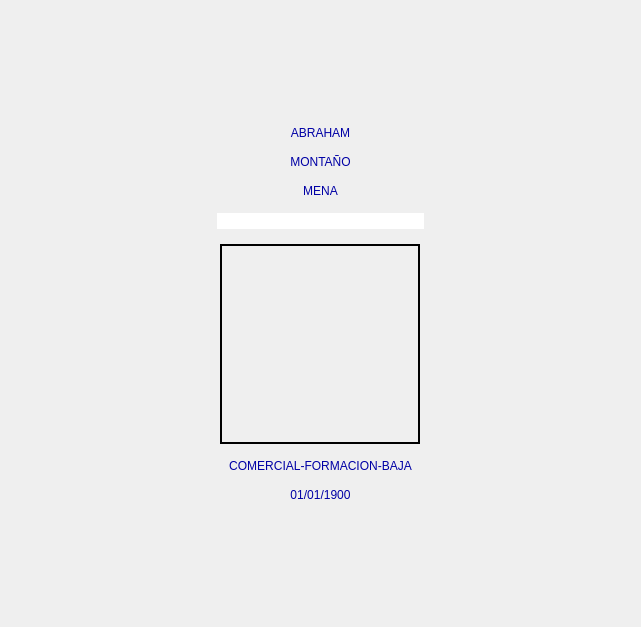
<?xml version="1.0" encoding="UTF-8"?>
<ui version="4.0">
 <class>frmControl</class>
 <widget class="QWidget" name="frmControl">
  <property name="geometry">
   <rect>
    <x>0</x>
    <y>0</y>
    <width>641</width>
    <height>627</height>
   </rect>
  </property>
  <property name="windowTitle">
   <string>Form</string>
  </property>
  <layout class="QGridLayout" name="gridLayout">
   <item row="0" column="0">
    <layout class="QHBoxLayout" name="horizontalLayout">
     <item>
      <spacer name="horizontalSpacer">
       <property name="orientation">
        <enum>Qt::Horizontal</enum>
       </property>
       <property name="sizeHint" stdset="0">
        <size>
         <width>40</width>
         <height>20</height>
        </size>
       </property>
      </spacer>
     </item>
     <item>
      <layout class="QVBoxLayout" name="verticalLayout" stretch="0,0,0,0,0,0,0,0,0">
       <property name="spacing">
        <number>15</number>
       </property>
       <item>
        <spacer name="verticalSpacer">
         <property name="orientation">
          <enum>Qt::Vertical</enum>
         </property>
         <property name="sizeHint" stdset="0">
          <size>
           <width>20</width>
           <height>40</height>
          </size>
         </property>
        </spacer>
       </item>
       <item>
        <widget class="QLabel" name="lblNombres">
         <property name="styleSheet">
          <string notr="true">font: 87 24pt &quot;Arial Black&quot;;
color: rgb(0, 0, 165);</string>
         </property>
         <property name="text">
          <string>ABRAHAM</string>
         </property>
         <property name="alignment">
          <set>Qt::AlignCenter</set>
         </property>
        </widget>
       </item>
       <item>
        <widget class="QLabel" name="lblApPaterno">
         <property name="styleSheet">
          <string notr="true">font: 87 24pt &quot;Arial Black&quot;;
color: rgb(0, 0, 165);</string>
         </property>
         <property name="text">
          <string>MONTAÑO</string>
         </property>
         <property name="alignment">
          <set>Qt::AlignCenter</set>
         </property>
        </widget>
       </item>
       <item>
        <widget class="QLabel" name="lblApMaterno">
         <property name="styleSheet">
          <string notr="true">font: 87 24pt &quot;Arial Black&quot;;
color: rgb(0, 0, 165);</string>
         </property>
         <property name="text">
          <string>MENA</string>
         </property>
         <property name="alignment">
          <set>Qt::AlignCenter</set>
         </property>
        </widget>
       </item>
       <item>
        <widget class="QLineEdit" name="txtDNI">
         <property name="styleSheet">
          <string notr="true">font: 87 24pt &quot;Arial Black&quot;;
color: rgb(63, 127, 190);</string>
         </property>
         <property name="inputMethodHints">
          <set>Qt::ImhNone</set>
         </property>
         <property name="inputMask">
          <string/>
         </property>
         <property name="maxLength">
          <number>32767</number>
         </property>
         <property name="frame">
          <bool>false</bool>
         </property>
         <property name="alignment">
          <set>Qt::AlignCenter</set>
         </property>
         <property name="cursorMoveStyle">
          <enum>Qt::LogicalMoveStyle</enum>
         </property>
         <property name="clearButtonEnabled">
          <bool>false</bool>
         </property>
        </widget>
       </item>
       <item>
        <layout class="QHBoxLayout" name="horizontalLayout_2">
         <item>
          <widget class="QLabel" name="lblFoto">
           <property name="sizePolicy">
            <sizepolicy hsizetype="Fixed" vsizetype="Fixed">
             <horstretch>0</horstretch>
             <verstretch>0</verstretch>
            </sizepolicy>
           </property>
           <property name="minimumSize">
            <size>
             <width>200</width>
             <height>200</height>
            </size>
           </property>
           <property name="maximumSize">
            <size>
             <width>200</width>
             <height>200</height>
            </size>
           </property>
           <property name="frameShape">
            <enum>QFrame::Box</enum>
           </property>
           <property name="frameShadow">
            <enum>QFrame::Plain</enum>
           </property>
           <property name="lineWidth">
            <number>2</number>
           </property>
           <property name="midLineWidth">
            <number>0</number>
           </property>
           <property name="text">
            <string/>
           </property>
           <property name="pixmap">
            <pixmap>../img/user_undefined.png</pixmap>
           </property>
           <property name="scaledContents">
            <bool>false</bool>
           </property>
           <property name="alignment">
            <set>Qt::AlignCenter</set>
           </property>
          </widget>
         </item>
        </layout>
       </item>
       <item>
        <widget class="QLabel" name="lblEstado">
         <property name="styleSheet">
          <string notr="true">font: 87 24pt &quot;Arial Black&quot;;
color: rgb(0, 0, 165);</string>
         </property>
         <property name="text">
          <string>COMERCIAL-FORMACION-BAJA</string>
         </property>
         <property name="alignment">
          <set>Qt::AlignCenter</set>
         </property>
        </widget>
       </item>
       <item>
        <widget class="QLabel" name="lblFecha">
         <property name="styleSheet">
          <string notr="true">font: 87 30pt &quot;Arial Black&quot;;
color: rgb(0, 0, 165);</string>
         </property>
         <property name="text">
          <string>01/01/1900</string>
         </property>
         <property name="alignment">
          <set>Qt::AlignCenter</set>
         </property>
        </widget>
       </item>
       <item>
        <spacer name="verticalSpacer_2">
         <property name="orientation">
          <enum>Qt::Vertical</enum>
         </property>
         <property name="sizeHint" stdset="0">
          <size>
           <width>20</width>
           <height>40</height>
          </size>
         </property>
        </spacer>
       </item>
      </layout>
     </item>
     <item>
      <spacer name="horizontalSpacer_2">
       <property name="orientation">
        <enum>Qt::Horizontal</enum>
       </property>
       <property name="sizeHint" stdset="0">
        <size>
         <width>40</width>
         <height>20</height>
        </size>
       </property>
      </spacer>
     </item>
    </layout>
   </item>
  </layout>
 </widget>
 <resources/>
 <connections/>
</ui>
